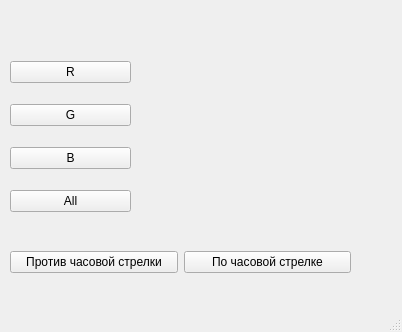
<?xml version="1.0" encoding="UTF-8"?>
<ui version="4.0">
 <class>MainWindow</class>
 <widget class="QMainWindow" name="MainWindow">
  <property name="geometry">
   <rect>
    <x>0</x>
    <y>0</y>
    <width>402</width>
    <height>332</height>
   </rect>
  </property>
  <property name="windowTitle">
   <string>MainWindow</string>
  </property>
  <widget class="QWidget" name="centralwidget">
   <widget class="QWidget" name="">
    <property name="geometry">
     <rect>
      <x>10</x>
      <y>250</y>
      <width>341</width>
      <height>25</height>
     </rect>
    </property>
    <layout class="QHBoxLayout" name="horizontalLayout">
     <item>
      <widget class="QPushButton" name="pushButton_5">
       <property name="text">
        <string>Против часовой стрелки</string>
       </property>
      </widget>
     </item>
     <item>
      <widget class="QPushButton" name="pushButton_6">
       <property name="text">
        <string>По часовой стрелке</string>
       </property>
      </widget>
     </item>
    </layout>
   </widget>
   <widget class="QWidget" name="">
    <property name="geometry">
     <rect>
      <x>10</x>
      <y>60</y>
      <width>121</width>
      <height>154</height>
     </rect>
    </property>
    <layout class="QVBoxLayout" name="verticalLayout">
     <property name="spacing">
      <number>20</number>
     </property>
     <item>
      <widget class="QPushButton" name="pushButton">
       <property name="text">
        <string>R</string>
       </property>
      </widget>
     </item>
     <item>
      <widget class="QPushButton" name="pushButton_2">
       <property name="text">
        <string>G</string>
       </property>
      </widget>
     </item>
     <item>
      <widget class="QPushButton" name="pushButton_3">
       <property name="text">
        <string>B</string>
       </property>
      </widget>
     </item>
     <item>
      <widget class="QPushButton" name="pushButton_4">
       <property name="text">
        <string>All</string>
       </property>
      </widget>
     </item>
    </layout>
   </widget>
  </widget>
  <widget class="QMenuBar" name="menubar">
   <property name="geometry">
    <rect>
     <x>0</x>
     <y>0</y>
     <width>402</width>
     <height>21</height>
    </rect>
   </property>
  </widget>
  <widget class="QStatusBar" name="statusbar"/>
 </widget>
 <resources/>
 <connections/>
</ui>
